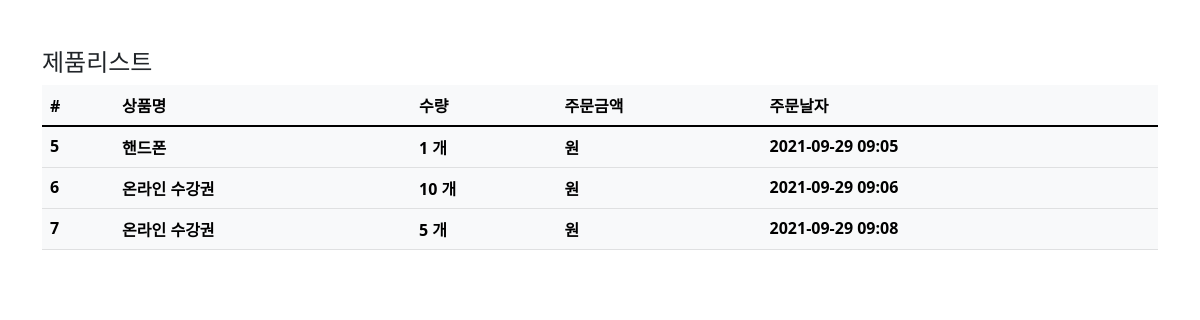
The app's page /order/ (signed in), older data.
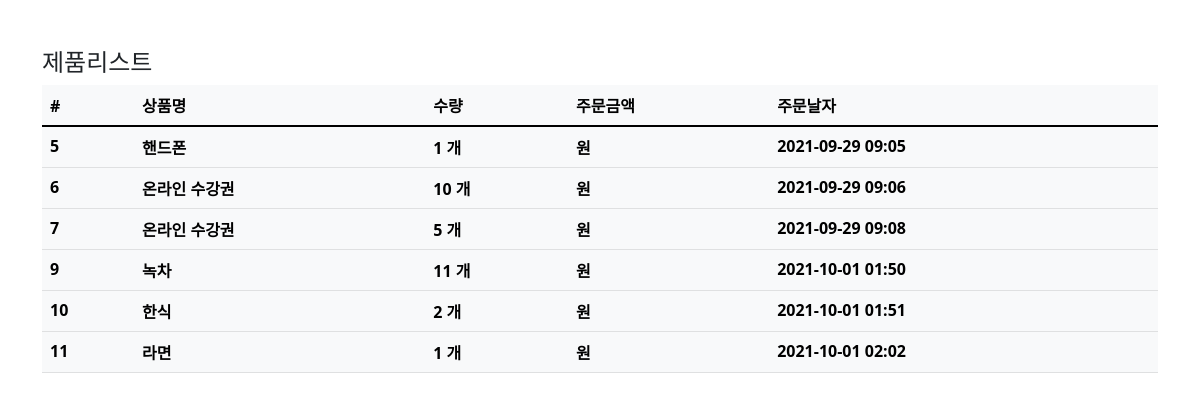
The same page, newer data.
### order/models.py (models this page shows)
class Order(models.Model):
    fcuser=models.ForeignKey('fcuser.Fcuser',on_delete=models.CASCADE,verbose_name='사용자')
    product=models.ForeignKey('product.Product',on_delete=models.CASCADE,verbose_name='상품')
    quantity=models.IntegerField(verbose_name='수량')
    register_date=models.DateTimeField(auto_now_add=True,verbose_name='등록날자')
    class Meta:
        db_table='fastcampuse_order'
        verbose_name='주문'
        verbose_name_plural='주문'

### product/models.py (models this page shows)
class Product(models.Model):
    name=models.CharField(max_length=256,verbose_name='상품명')
    price=models.IntegerField(verbose_name='상품가격')
    description=models.TextField(verbose_name='상품설명')
    stock=models.IntegerField(verbose_name='재고')
    register_date=models.DateTimeField(auto_now_add=True,verbose_name='등록날자')
    def __str__(self):
        return self.name
    class Meta:
        db_table='fastcampuse_product'
        verbose_name='상품'
        verbose_name_plural='상품'

### order/views.py (the view)
# urls.py: path('order/',OrderList.as_view()),
@method_decorator(login_required,name='dispatch')
class OrderList(ListView):
    template_name='order.html'
    context_object_name='order_list'
    def get_queryset(self,**kwargs):
        queryset=Order.objects.filter(fcuser__email=self.request.session.get('user'))
        return queryset

### order/templates/order.html (shortened to what this page needs)
{% extends "base.html" %}
{% load humanize %}
{% block contents %}
<div class="row mt-5">
    <div class="col-12">
        <h4>제품리스트</h4>
        <table class="table table-light">
            <thead class="thead-light">
                <tr>
                    <th scope="col">#</th>
                    <th scope="col">상품명</th>
                    <th scope="col">수량</th>
                    <th scope="cos">주문금액</th>
                    <th scope="col">주문날자</th>
                </tr>
            </thead>
            <tbody class="text-dart">
            {% for order in order_list %}
                <tr>
                    <th scope="row">{{order.id}}</th>
                    <th scope="row">{{order.product}}</th>
                    <th scope="row">{{order.quantity}} 개</th>
                    <th scope="row">{{order.price}} 원</th>
                    <th scope="row">{{order.register_date|date:'Y-m-d H:i'}}</th>
                </tr>
            {% endfor %}
            </tbody>
        </table>
    </div>
</div>
{% endblock %}

Row changes from the older to the newer data that the page shows:
added Order: id "9", product "녹차", quantity "11", register_date "2021-10-01 01:50"
added Order: id "10", product "한식", quantity "2", register_date "2021-10-01 01:51"
added Order: id "11", product "라면", quantity "1", register_date "2021-10-01 02:02"
